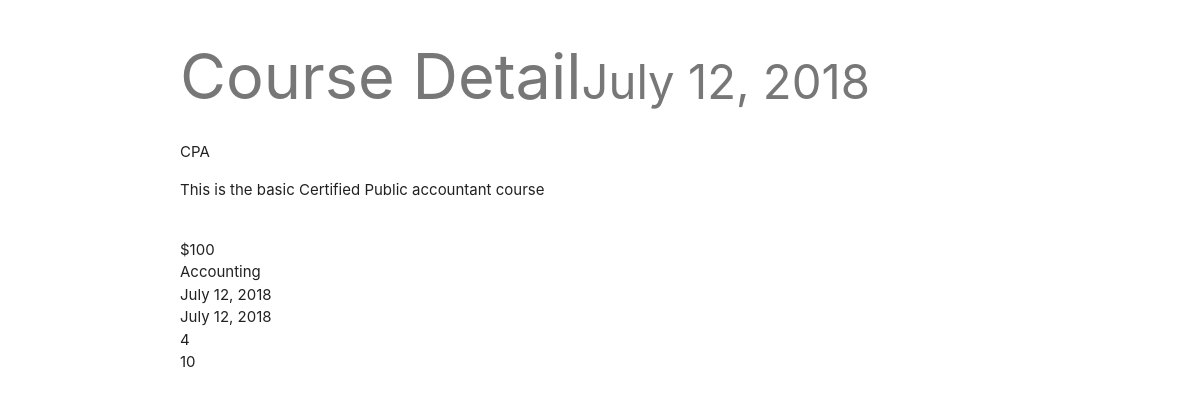
/Courses/10/, run on an earlier commit of the app's database.
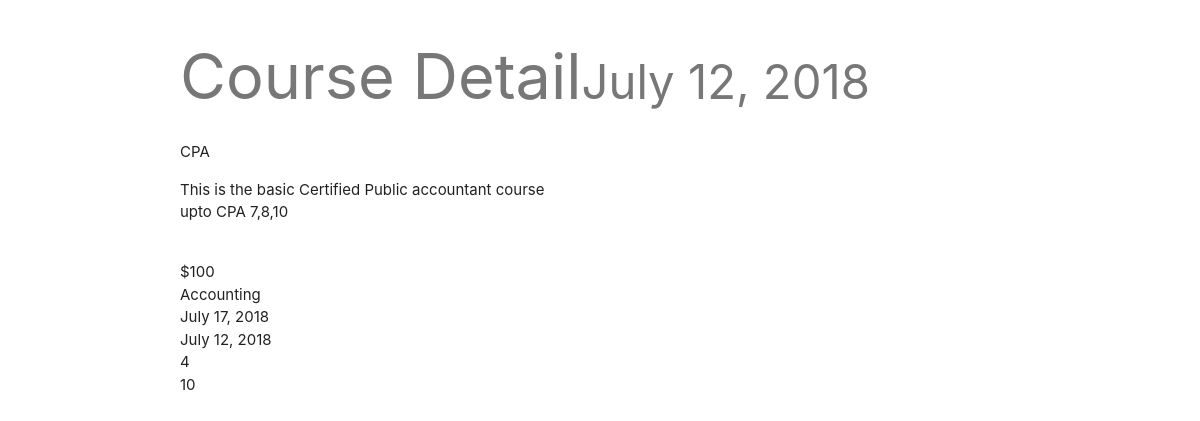
And on a later commit of the database.
### Courses/models.py (models this page shows, shortened)
class Course(models.Model):
    courseTitle = models.CharField(max_length=120)
    courseDescription = models.TextField()
    courseCost = models.CharField(max_length=120)
    courseDuration = models.CharField(max_length=120)
    courseCategory= models.CharField(max_length=120)
    courseModeOfDelivery = models.CharField(max_length=120)
    courseSkillLevel = models.CharField(max_length=120)
    coursePrerequisite = models.CharField(max_length=120)
    updated = models.DateField(auto_now=True, auto_now_add=False)
    timestamp = models.DateField(auto_now=False, auto_now_add=True)

### Courses/views.py (the view)
# urls.py: path('<int:id>/', retrieveCourse, name='retrieve'),
def retrieveCourse(request,id=None):
    instance = get_object_or_404(Course, id=id)
    context ={
        "title": "Course Detail",
        "instance": instance,
    }
    return render(request, "course_detail.html", context)

### templates/course_detail.html (shortened to what this page needs)
{% extends "base.html" %}
{% block content %}
<div class="col s6 offset-s6">
<h1>{{ title }}<small>{{ instance.timestamp }}</small></h1>
{{ instance.courseTitle }}<br/>
{{ instance.courseDescription | linebreaks}}<br/>
{{ instance.courseCost }}<br>
{{ instance.coursePrerequisite }}<br/>
{{ instance.updated }}<br/>
{{ instance.timestamp }}<br/>
{{ instance.courseDuration }}<br/>
{{ instance.id }}<br/>
</div>
{% endblock content %}

What changed in the data, as far as the page shows it:
changed Course "CPA": courseDescription "This is the basic Certified Public accountant course" → "This is the basic Certified Public accountant course upto CPA 7,8,10"; updated "July 12, 2018" → "July 17, 2018"
